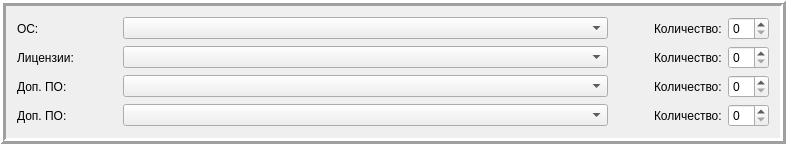
        <widget class="QFrame" name="frame_9">
         <property name="frameShape">
          <enum>QFrame::Box</enum>
         </property>
         <property name="frameShadow">
          <enum>QFrame::Raised</enum>
         </property>
         <property name="lineWidth">
          <number>3</number>
         </property>
         <layout class="QGridLayout" name="gridLayout_12">
          <item row="1" column="0">
           <layout class="QHBoxLayout" name="horizontalLayout_23">
            <item>
             <widget class="QLabel" name="label_69">
              <property name="minimumSize">
               <size>
                <width>100</width>
                <height>0</height>
               </size>
              </property>
              <property name="text">
               <string>Лицензии: </string>
              </property>
             </widget>
            </item>
            <item>
             <widget class="QComboBox" name="comboBox_Lic">
              <property name="minimumSize">
               <size>
                <width>485</width>
                <height>0</height>
               </size>
              </property>
             </widget>
            </item>
            <item>
             <spacer name="horizontalSpacer_30">
              <property name="orientation">
               <enum>Qt::Horizontal</enum>
              </property>
              <property name="sizeHint" stdset="0">
               <size>
                <width>40</width>
                <height>20</height>
               </size>
              </property>
             </spacer>
            </item>
            <item>
             <widget class="QLabel" name="label_70">
              <property name="text">
               <string>Количество:</string>
              </property>
             </widget>
            </item>
            <item>
             <widget class="QSpinBox" name="spinBox_Lic"/>
            </item>
           </layout>
          </item>
          <item row="0" column="0">
           <layout class="QHBoxLayout" name="horizontalLayout_22">
            <item>
             <widget class="QLabel" name="label_65">
              <property name="minimumSize">
               <size>
                <width>100</width>
                <height>0</height>
               </size>
              </property>
              <property name="text">
               <string>ОС: </string>
              </property>
             </widget>
            </item>
            <item>
             <widget class="QComboBox" name="comboBox_OS">
              <property name="minimumSize">
               <size>
                <width>485</width>
                <height>0</height>
               </size>
              </property>
             </widget>
            </item>
            <item>
             <spacer name="horizontalSpacer_29">
              <property name="orientation">
               <enum>Qt::Horizontal</enum>
              </property>
              <property name="sizeHint" stdset="0">
               <size>
                <width>40</width>
                <height>20</height>
               </size>
              </property>
             </spacer>
            </item>
            <item>
             <widget class="QLabel" name="label_66">
              <property name="text">
               <string>Количество:</string>
              </property>
             </widget>
            </item>
            <item>
             <widget class="QSpinBox" name="spinBox_OS"/>
            </item>
           </layout>
          </item>
          <item row="2" column="0">
           <layout class="QHBoxLayout" name="horizontalLayout_24">
            <item>
             <widget class="QLabel" name="label_73">
              <property name="minimumSize">
               <size>
                <width>100</width>
                <height>0</height>
               </size>
              </property>
              <property name="text">
               <string>Доп. ПО: </string>
              </property>
             </widget>
            </item>
            <item>
             <widget class="QComboBox" name="comboBox_Soft1">
              <property name="minimumSize">
               <size>
                <width>485</width>
                <height>0</height>
               </size>
              </property>
             </widget>
            </item>
            <item>
             <spacer name="horizontalSpacer_31">
              <property name="orientation">
               <enum>Qt::Horizontal</enum>
              </property>
              <property name="sizeHint" stdset="0">
               <size>
                <width>40</width>
                <height>20</height>
               </size>
              </property>
             </spacer>
            </item>
            <item>
             <widget class="QLabel" name="label_74">
              <property name="text">
               <string>Количество:</string>
              </property>
             </widget>
            </item>
            <item>
             <widget class="QSpinBox" name="spinBox_Soft1"/>
            </item>
           </layout>
          </item>
          <item row="3" column="0">
           <layout class="QHBoxLayout" name="horizontalLayout_25">
            <item>
             <widget class="QLabel" name="label_77">
              <property name="minimumSize">
               <size>
                <width>100</width>
                <height>0</height>
               </size>
              </property>
              <property name="text">
               <string>Доп. ПО: </string>
              </property>
             </widget>
            </item>
            <item>
             <widget class="QComboBox" name="comboBox_Soft2">
              <property name="minimumSize">
               <size>
                <width>485</width>
                <height>0</height>
               </size>
              </property>
             </widget>
            </item>
            <item>
             <spacer name="horizontalSpacer_32">
              <property name="orientation">
               <enum>Qt::Horizontal</enum>
              </property>
              <property name="sizeHint" stdset="0">
               <size>
                <width>40</width>
                <height>20</height>
               </size>
              </property>
             </spacer>
            </item>
            <item>
             <widget class="QLabel" name="label_78">
              <property name="text">
               <string>Количество:</string>
              </property>
             </widget>
            </item>
            <item>
             <widget class="QSpinBox" name="spinBox_Soft2"/>
            </item>
           </layout>
          </item>
         </layout>
        </widget>
